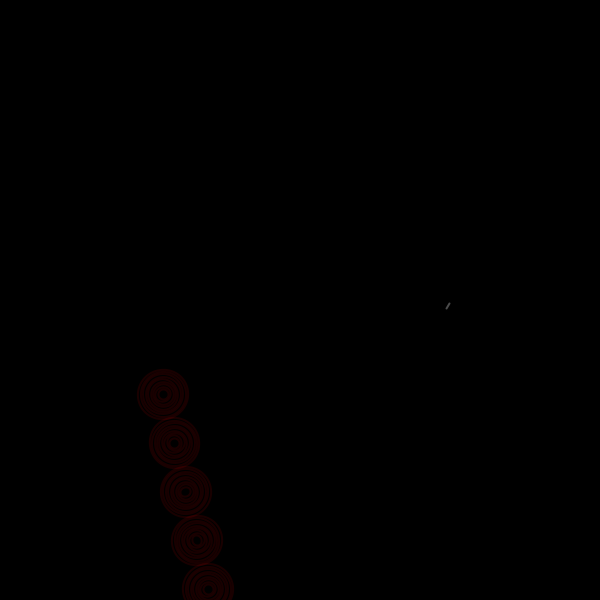
Frame 1 (no input)
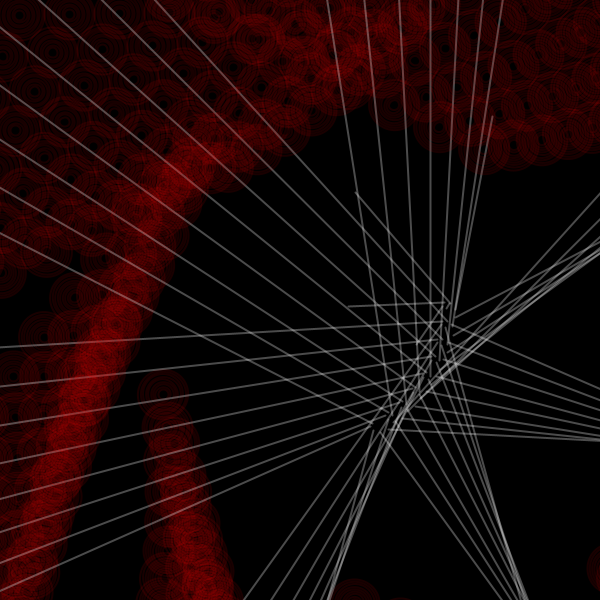
Frame 60 (the mouse pressed at the canvas centre just before this capture)
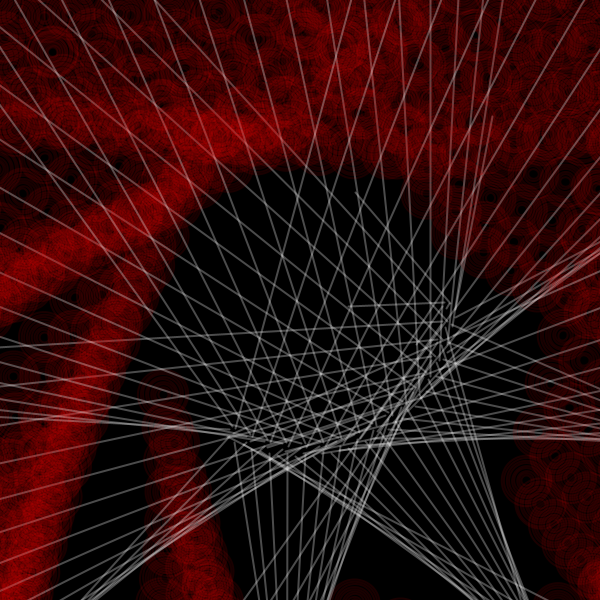
Frame 120 (the mouse held since frame 60 and released just before this capture)

The Processing sketch that drew these frames (run headless with seeded random() and noise(); from frame 60 on, the mouse is pressed at the canvas centre):

// Processing sketch: processing_37870
// ── processing_37870.pde

//code edited and borrowed from Nick Senske's example code for a spirograph-like effect

void setup() {
  size(600, 600);
  background(0);
}

//set counters to track rotation
int j = 1; //primary rotation
int g = 1; //rotation at the radius

void draw() {
  noFill();
  pushMatrix();
  translate(width/2, height/2);  //move the origin to the center
  rotate(radians(g));          //rotate from the center, convert degrees to radians
  translate(150, 0);             //set the radius
  rotate(radians(j + 75));     //rotate the ellipse about the next axis

  stroke(255, 75);
  strokeWeight(2);
  line(j, g, 5, 5);

  smooth();
  stroke(255, 0, 0, 25);
  for (int countX=0;countX<width;countX++) {
    for (int circleSize=50;circleSize>=10;circleSize-=5) {
      ellipse(25+(countX*50), height/2, circleSize, circleSize);
    }
  }


  popMatrix();

  //increment the rotation
  j+=50;
  g++;
}
